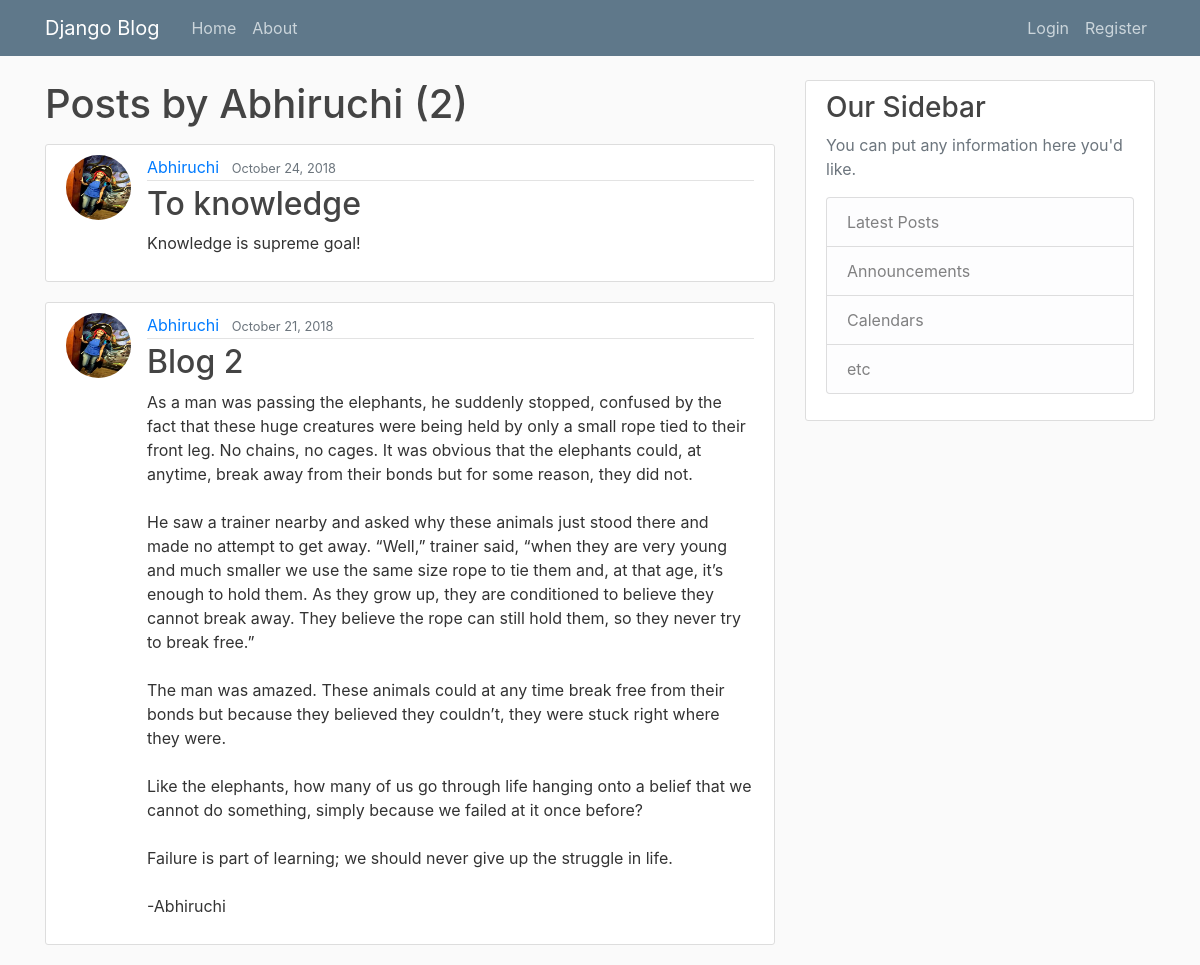
The page /user/Abhiruchi on the database its author committed.
### blogapp/models.py (models this page shows, shortened)
class Post(models.Model):
    title = models.CharField(max_length=100)
    content = models.TextField()
    date_posted = models.DateTimeField(default=timezone.now)
    author = models.ForeignKey(User, on_delete=models.CASCADE)

### users/models.py (models this page shows, shortened)
class Profile(models.Model):
    user = models.OneToOneField(User, on_delete=models.CASCADE)
    image = models.ImageField(default='default.jpg', upload_to='profile_pics')

### blogapp/views.py (the view)
# urls.py: path('user/<str:username>', UserPostListView.as_view(), name='user-posts'),
class UserPostListView(ListView):
    model = Post
    template_name = 'blogapp/user_posts.html'  #<app>/<model>_<viewtype>.html
    context_object_name = 'key'
    paginate_by = 5
    def get_queryset(self):
        user = get_object_or_404(User, username=self.kwargs.get('username'))
        return Post.objects.filter(author=user).order_by('-date_posted')

### blogapp/templates/blogapp/user_posts.html (shortened to what this page needs)
{% extends "blogapp/base.html" %}
{% block body_block %}
<h1 class="mb-3">Posts by {{view.kwargs.username}} ({{ page_obj.paginator.count }})</h1>
  {% for post in key %}
    <article class="media content-section">
      <img class="rounded-circle article-img" src="{{ post.author.profile.image.url }}">
      <div class="media-body">
      <div class="article-metadata">
        <a class="mr-2" href="{% url 'user-posts' post.author.username%}">{{ post.author }}</a>
        <small class="text-muted">{{ post.date_posted|date:"F d, Y" }}</small>
      </div>
      <h2><a class="article-title" href="{% url 'post-detail' post.id %}">{{ post.title }}</a></h2>
      <p class="article-content">{{ post.content }}</p>
      </div>
    </article>
  {% endfor %}
{% endblock body_block %}

### blogapp/static/blogapp/main.css (style rules this page uses)
body { background: #fafafa; color: #333333; margin-top: 5rem; }
h1, h2, h3, h4, h5, h6 { color: #444444; }
.content-section { background: #ffffff; padding: 10px 20px; border: 1px solid #dddddd; border-radius: 3px; margin-bottom: 20px; }
.article-title { color: #444444; }
.article-content { white-space: pre-line; }
.article-img { height: 65px; width: 65px; margin-right: 16px; }
.article-metadata { padding-bottom: 1px; margin-bottom: 4px; border-bottom: 1px solid #e3e3e3 }

### rows shown on the page
Post: author.profile.image (picture), author "Abhiruchi", date_posted "October 24, 2018", title "To knowledge", content "Knowledge is supreme goal!"
Post: author.profile.image (picture), author "Abhiruchi", date_posted "October 21, 2018", title "Blog 2", content "As a man was passing the elephants, he suddenly stopped, confused by the fact that these huge creatures were being held by only a small rope tied to their front leg. No chains, no cages. It was obvious that the elephants could, at anytime, break away from their bonds but for some reason, they did not. He saw a trainer nearby and asked why these animals just stood there and made no attempt to get away. “Well,” trainer said, “when they are very young and much smaller we use the same size rope to tie them and, at that age, it’s enough to hold them. As they grow up, they are conditioned to believe they cannot break away. They believe the rope can still hold them, so they never try to break…"

### other values the page prints
{{ view.kwargs.username }} "Abhiruchi"
{{ page_obj.paginator.count }} "2"
